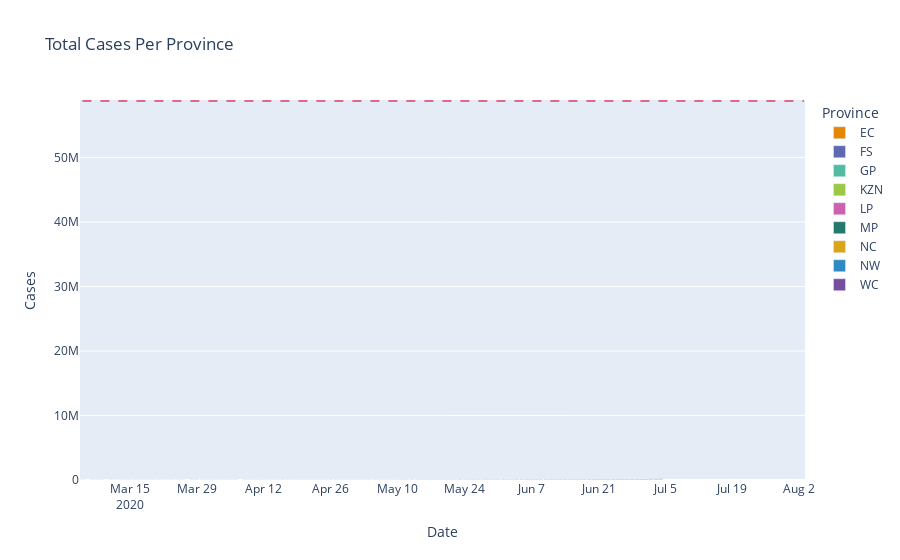

The cell this chart's notebook holds for it:
### Code cell
# pop line template
fig.add_shape(
    type="line",
    xref="x",
    yref="y",
    x0=X0,
    y0=country_pop,
    x1=X1,
    y1=country_pop,
    opacity=0.6,
    line=dict(
        color="Crimson",
        width=2,
        dash='dash'
))
